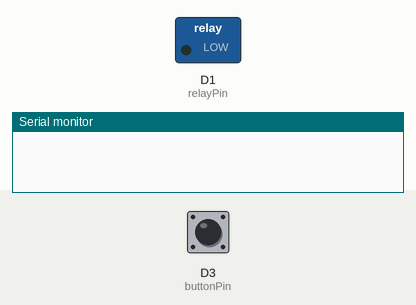
Bench run of a sketch on a simulated ESP8266 (NodeMCU). On the bench: switched loads named in the sketch (green lamp = pin HIGH), the last lines printed to the serial monitor. The inputs (shaded band) are chosen by the test bench; at power-on: D3 (buttonPin) LOW.

Above: at 1.2 s.
1.3 s: D3 (buttonPin) pulled HIGH for 0.15 s
At 3.0 s:
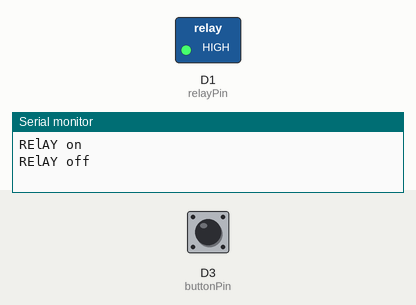
3.3 s: D3 (buttonPin) pulled HIGH for 1 s
At 5.0 s:
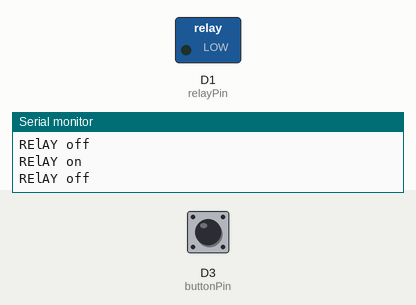
5.8 s: D3 (buttonPin) pulled HIGH for 3.2 s
At 9.8 s:
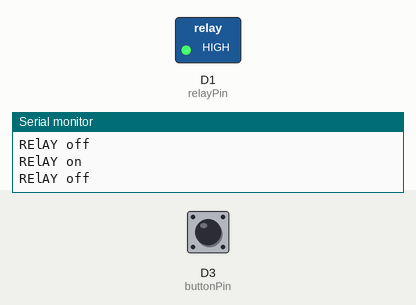
Timing chart, 0 to 11.3 s (numbered marks = the images above; inputs shaded):
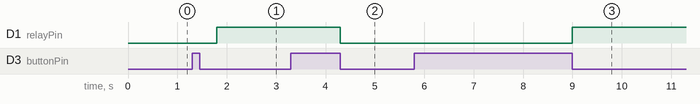

Measured:
- after the input at 1.3 s, D1 (relayPin): LOW → HIGH after 0.50 s
- after the input at 3.3 s, D1 (relayPin): HIGH → LOW after 1.0 s
- after the input at 5.8 s, D1 (relayPin): LOW → HIGH after 3.2 s

The sketch:

button_relay.ino
```cpp
const int relayPin = D1;

int relayState = LOW; // estado do relay
const int buttonPin = D3;

int buttonState = 0;
int aux_buttonState = 0;


void setup() {
  pinMode(buttonPin, INPUT);
  pinMode(relayPin, OUTPUT);

  // set initial state, LED off
  Serial.begin(9600);
}

void loop() {
  // read button state, HIGH when pressed, LOW when not
  buttonState = digitalRead(buttonPin);

  // if the push button pressed, switch on the LED
  if (aux_buttonState != buttonState) {

    if (buttonState == HIGH) {

      Serial.println("RElAY on");
      delay(500);
    } else {
      Serial.println("RElAY off");
      relayState = ! relayState;
      digitalWrite(relayPin, relayState); // relay
      delay(500);
    }


  }
  aux_buttonState = buttonState;

}
```
